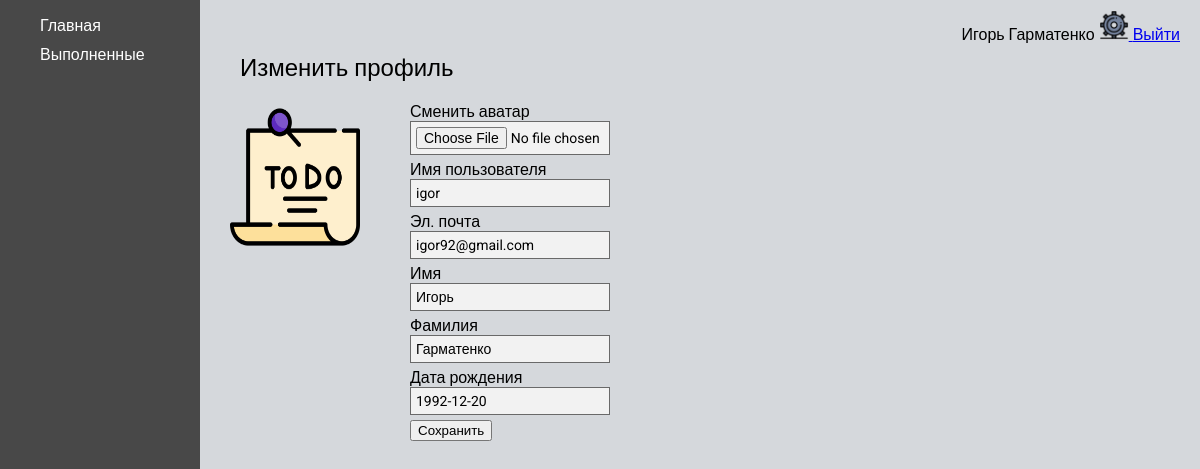
/user_settings/ (signed in), run on the app's committed database.
### ToDo/models.py (models this page shows)
class CustomUser(AbstractUser):
    avatar = models.ImageField(
        blank=True,
        verbose_name='Avatar',
        upload_to=f'images/',
        default='../static/ToDo/images/default.png'
    )
    date_of_birth = models.DateField(blank=True, null=True)

### ToDo/views.py (the view)
# urls.py: path('user_settings/', get_user_edit, name='user_settings'),
def get_user_edit(request):
    if request.POST:
        user_edit_form = CustomUserEditForm(request.POST, request.FILES, instance=request.user)
        if user_edit_form.is_valid():
            user_edit_form.save()
            return redirect('user_settings')
    else:
        user_edit_form = CustomUserEditForm(instance=request.user)
    return render(request, 'ToDo/user_settings.html', {'user_edit_form': user_edit_form, 'menu': home_menu})

### ToDo/forms.py
class CustomUserEditForm(forms.ModelForm):
    avatar = forms.ImageField(required=False,
                              label='Сменить аватар',
                              widget=forms.FileInput(attrs={
                                  'class': 'user_settings__input'
                              }))
    username = forms.CharField(label='Имя пользователя', widget=forms.TextInput(attrs={'class': 'user_settings__input'}))
    email = forms.EmailField(label='Эл. почта', widget=forms.EmailInput(attrs={'class': 'user_settings__input'}))
    first_name = forms.CharField(label='Имя', widget=forms.TextInput(attrs={'class': 'user_settings__input'}))
    last_name = forms.CharField(label='Фамилия', widget=forms.TextInput(attrs={'class': 'user_settings__input'}))
    date_of_birth = forms.DateField(label='Дата рождения', widget=forms.DateInput(attrs={'class': 'user_settings__input'}))
    class Meta:
        model = CustomUser
        fields = ('avatar', 'username', 'email', 'first_name', 'last_name', 'date_of_birth')

### ToDo/templates/ToDo/user_settings.html (shortened to what this page needs)
{% extends 'ToDo/home_base.html' %}
{% block rightbar %}
    <div class="user_settings__title">Изменить профиль</div>
    <div class="user_settings__wrap">
        <div class="user_settings__avatar">
            <img src="{{ user.avatar.url }}" alt="avatar">
        </div>
        <div class="user_settings__data">
            <form method="post" enctype="multipart/form-data">
                {% for field in user_edit_form %}
                    <div>{{ field.label }}</div>
                    <div>{{ field }}</div>
                {% endfor%}
                <input type="submit" class="fadeIn fourth" value="Сохранить">
            </form>
        </div>
    </div>
{% endblock %}

### ToDo/templates/ToDo/home_base.html (shortened to what this page needs)
{% extends 'ToDo/base.html' %}
{% load static %}
{% block content %}
    <div class="main">
        <div  class="leftbar">
            <ul class="home_menu">
                {% for key, item in menu.items %}
                    <li class="home_menu__item"><a href="{% url key %}">{{ item }}</a></li>
                {% endfor %}
            </ul>
        </div>
        <div  class="rightbar">
            <div class="home_nav">
                <div class="home_info">
                        {% if request.user.is_authenticated %}
                        <span>{{ user.first_name }} {{ user.last_name }}</span>
                        <a href="{% url 'user_settings' %}">
                            <img class="settings__icon" src="{% static 'ToDo/images/settings.png' %}" alt="settings">
                        </a>
                        <a href="{% url 'logout' %}">Выйти</a>
                    {% endif %}
                </div>
            </div>
            {% block rightbar %}
            {% endblock %}
        </div>
    </div>
{% endblock %}

### ToDo/static/ToDo/css/style.css (style rules this page uses)
html { font-family: 'Roboto', sans-serif; }
body { margin: 0; }
.main { display: flex; }
.leftbar { width: 15%; min-width: 200px; background-color: #484848; display: flex; flex-direction: column; min-height: 100vh; }
.rightbar { width: 85%; background-color: #D5D8DC; min-height: 100vh; }
.settings__icon { width: 30px; height: 30px; }
.user_settings__title { display: block; margin-left: 40px; font-size: 24px; }
.home_menu { display: flex; flex-direction: column; align-items: flex-start; }
.home_menu__item { list-style-type: none; margin-bottom: 10px; }
.home_menu__item a { text-decoration: none; color: white; list-style-type: none; }
.home_nav { display: flex; justify-content: space-between; padding: 10px 20px; }
.user_settings__wrap { display: flex; padding: 20px 30px 20px 30px; }
.user_settings__avatar { display: block; }
.user_settings__avatar img { height: 150px; width: 130px; }
.user_settings__data { display: block; margin-left: 50px; }
.user_settings__input { font-family: "Roboto", sans-serif; outline: 0; background: #f2f2f2; width: 200px; margin: 0 0 5px; padding: 5px; box-sizing: border-box; font-size: 14px;border: 1px solid dimgrey; }

### data on the page
CustomUser: first_name "Игорь", last_name "Гарматенко", avatar (picture), user_edit_form "igor" "igor92@gmail.com" "Игорь" "Гарматенко" "1992-12-20"

### other printed values
{{ item }} "Главная" "Выполненные"
{{ field.label }} "Сменить аватар" "Имя пользователя" "Эл. почта" "Имя" "Фамилия" "Дата рождения"
